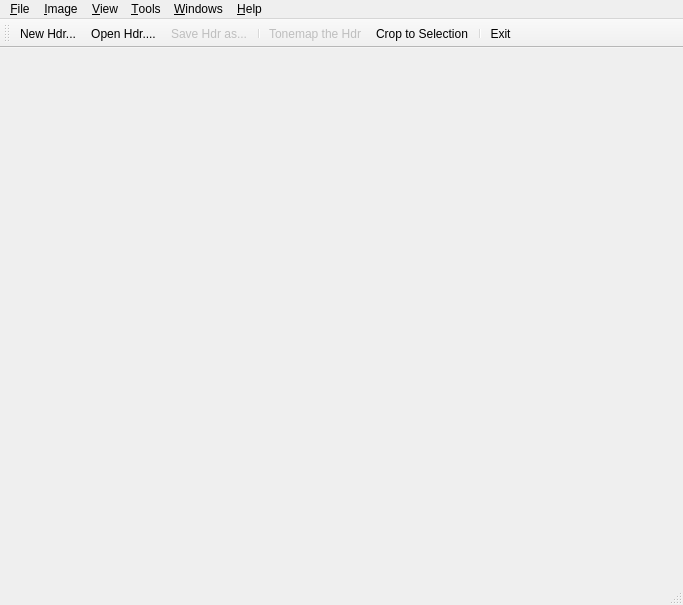
<ui version="4.0" >
 <class>MainGui</class>
 <widget class="QMainWindow" name="MainGui" >
  <property name="geometry" >
   <rect>
    <x>0</x>
    <y>0</y>
    <width>683</width>
    <height>605</height>
   </rect>
  </property>
  <property name="windowTitle" >
   <string>Qtpfsgui</string>
  </property>
  <property name="windowIcon" >
   <iconset resource="../icons.qrc" >
    <normaloff>:/new/prefix1/images/qtpfsgui.png</normaloff>:/new/prefix1/images/qtpfsgui.png</iconset>
  </property>
  <property name="toolButtonStyle" >
   <enum>Qt::ToolButtonTextUnderIcon</enum>
  </property>
  <widget class="QWidget" name="centralwidget" />
  <widget class="QMenuBar" name="menubar" >
   <property name="geometry" >
    <rect>
     <x>0</x>
     <y>0</y>
     <width>683</width>
     <height>31</height>
    </rect>
   </property>
   <widget class="QMenu" name="menuSettings" >
    <property name="title" >
     <string>&amp;Tools</string>
    </property>
    <addaction name="OptionsAction" />
    <addaction name="separator" />
    <addaction name="Transplant_Exif_Data_action" />
    <addaction name="actionBatch_Tone_Mapping" />
   </widget>
   <widget class="QMenu" name="menuHelp" >
    <property name="title" >
     <string>&amp;Help</string>
    </property>
    <addaction name="documentationAction" />
    <addaction name="actionWhat_s_This" />
    <addaction name="separator" />
    <addaction name="actionAbout_Qtpfsgui" />
    <addaction name="actionAbout_Qt" />
   </widget>
   <widget class="QMenu" name="menuWindows" >
    <property name="title" >
     <string>&amp;Windows</string>
    </property>
   </widget>
   <widget class="QMenu" name="menuView" >
    <property name="title" >
     <string>&amp;View</string>
    </property>
    <widget class="QMenu" name="menuHDR_Histogram" >
     <property name="enabled" >
      <bool>false</bool>
     </property>
     <property name="title" >
      <string>Hdr &amp;Histogram</string>
     </property>
     <addaction name="Fit_to_dynamic_range" />
     <addaction name="Low_dynamic_range" />
     <addaction name="Shrink_dynamic_range" />
     <addaction name="Extend_dynamic_range" />
     <addaction name="Decrease_exposure" />
     <addaction name="Increase_exposure" />
    </widget>
    <widget class="QMenu" name="menuToolbars" >
     <property name="title" >
      <string>&amp;Toolbars</string>
     </property>
     <addaction name="actionText_Under_Icons" />
     <addaction name="actionIcons_Only" />
     <addaction name="actionText_Alongside_Icons" />
     <addaction name="actionText_Only" />
     <addaction name="separator" />
    </widget>
    <addaction name="fitToWindowAct" />
    <addaction name="normalSizeAct" />
    <addaction name="zoomInAct" />
    <addaction name="zoomOutAct" />
    <addaction name="menuHDR_Histogram" />
    <addaction name="separator" />
    <addaction name="menuToolbars" />
   </widget>
   <widget class="QMenu" name="menuFile" >
    <property name="title" >
     <string>&amp;File</string>
    </property>
    <addaction name="fileNewAction" />
    <addaction name="fileOpenAction" />
    <addaction name="fileSaveAsAction" />
    <addaction name="actionSave_Hdr_Preview" />
    <addaction name="separator" />
    <addaction name="fileExitAction" />
   </widget>
   <widget class="QMenu" name="menuImage" >
    <property name="title" >
     <string>&amp;Image</string>
    </property>
    <addaction name="rotateccw" />
    <addaction name="rotatecw" />
    <addaction name="separator" />
    <addaction name="action_Projective_Transformation" />
    <addaction name="actionResizeHDR" />
    <addaction name="separator" />
    <addaction name="TonemapAction" />
   </widget>
   <addaction name="menuFile" />
   <addaction name="menuImage" />
   <addaction name="menuView" />
   <addaction name="menuSettings" />
   <addaction name="menuWindows" />
   <addaction name="menuHelp" />
  </widget>
  <widget class="QStatusBar" name="statusbar" />
  <widget class="QToolBar" name="toolBar" >
   <property name="windowTitle" >
    <string>Common operations</string>
   </property>
   <property name="orientation" >
    <enum>Qt::Horizontal</enum>
   </property>
   <property name="toolButtonStyle" >
    <enum>Qt::ToolButtonTextUnderIcon</enum>
   </property>
   <attribute name="toolBarArea" >
    <enum>TopToolBarArea</enum>
   </attribute>
   <attribute name="toolBarBreak" >
    <bool>false</bool>
   </attribute>
   <addaction name="fileNewAction" />
   <addaction name="fileOpenAction" />
   <addaction name="fileSaveAsAction" />
   <addaction name="separator" />
   <addaction name="TonemapAction" />
   <addaction name="cropToSelectionAction" />
   <addaction name="separator" />
   <addaction name="fileExitAction" />
  </widget>
  <action name="fileNewAction" >
   <property name="icon" >
    <iconset resource="../icons.qrc" >
     <normaloff>:/new/prefix1/images/newfile.png</normaloff>:/new/prefix1/images/newfile.png</iconset>
   </property>
   <property name="text" >
    <string>&amp;New Hdr...</string>
   </property>
   <property name="iconText" >
    <string>New Hdr...</string>
   </property>
   <property name="toolTip" >
    <string>Create an Hdr from a set of JPEGs or RAWs, or 8 or 16 bit TIFF files</string>
   </property>
   <property name="statusTip" >
    <string>Create an Hdr from a set of JPEGs or RAWs, or 8 or 16 bit TIFF files.</string>
   </property>
   <property name="whatsThis" >
    <string>Create an Hdr from a set of JPEGs or RAWs, or 8 or 16 bit TIFF files.</string>
   </property>
   <property name="shortcut" >
    <string>Ctrl+N</string>
   </property>
  </action>
  <action name="fileOpenAction" >
   <property name="icon" >
    <iconset resource="../icons.qrc" >
     <normaloff>:/new/prefix1/images/fileopen.png</normaloff>:/new/prefix1/images/fileopen.png</iconset>
   </property>
   <property name="text" >
    <string>&amp;Open Hdr...</string>
   </property>
   <property name="iconText" >
    <string>Open Hdr....</string>
   </property>
   <property name="toolTip" >
    <string>Load an existing Hdr image file (OpenEXR, Radiance RGBE, PFS stream, RAW or TIFF)</string>
   </property>
   <property name="statusTip" >
    <string>Load an existing Hdr image file (OpenEXR, Radiance RGBE, PFS stream, RAW or TIFF).</string>
   </property>
   <property name="whatsThis" >
    <string>Load an existing Hdr image file (OpenEXR, Radiance RGBE, PFS stream, RAW or TIFF).</string>
   </property>
   <property name="shortcut" >
    <string>Ctrl+O</string>
   </property>
  </action>
  <action name="fileSaveAsAction" >
   <property name="enabled" >
    <bool>false</bool>
   </property>
   <property name="icon" >
    <iconset resource="../icons.qrc" >
     <normaloff>:/new/prefix1/images/filesave.png</normaloff>:/new/prefix1/images/filesave.png</iconset>
   </property>
   <property name="text" >
    <string>&amp;Save Hdr as...</string>
   </property>
   <property name="iconText" >
    <string>Save Hdr as...</string>
   </property>
   <property name="toolTip" >
    <string>Saves the Hdr (OpenEXR, Radiance RGBE, PFS stream, or 32bit or LogLuv TIFF)</string>
   </property>
   <property name="statusTip" >
    <string>Saves the Hdr (OpenEXR, Radiance RGBE, PFS stream, or 32bit or LogLuv TIFF)</string>
   </property>
   <property name="whatsThis" >
    <string>Saves the Hdr (OpenEXR, Radiance RGBE, PFS stream, or 32bit or LogLuv TIFF)</string>
   </property>
   <property name="shortcut" >
    <string>Ctrl+S</string>
   </property>
  </action>
  <action name="TonemapAction" >
   <property name="checkable" >
    <bool>false</bool>
   </property>
   <property name="checked" >
    <bool>false</bool>
   </property>
   <property name="enabled" >
    <bool>false</bool>
   </property>
   <property name="icon" >
    <iconset resource="../icons.qrc" >
     <normaloff>:/new/prefix1/images/tonemap.png</normaloff>:/new/prefix1/images/tonemap.png</iconset>
   </property>
   <property name="text" >
    <string>&amp;Tonemap the Hdr...</string>
   </property>
   <property name="iconText" >
    <string>Tonemap the Hdr</string>
   </property>
   <property name="toolTip" >
    <string>Tonemap the Hdr into a common LDR (i.e. JPEG or PNG) format</string>
   </property>
   <property name="statusTip" >
    <string>Tonemap the Hdr into a common LDR (i.e. JPEG or PNG) format</string>
   </property>
   <property name="whatsThis" >
    <string>Tonemap the Hdr into a common LDR (i.e. JPEG or PNG) format</string>
   </property>
   <property name="shortcut" >
    <string>Ctrl+T</string>
   </property>
  </action>
  <action name="fileExitAction" >
   <property name="icon" >
    <iconset resource="../icons.qrc" >
     <normaloff>:/new/prefix1/images/exit.png</normaloff>:/new/prefix1/images/exit.png</iconset>
   </property>
   <property name="text" >
    <string>&amp;Exit</string>
   </property>
   <property name="toolTip" >
    <string>Exit</string>
   </property>
   <property name="statusTip" >
    <string>Exit</string>
   </property>
   <property name="whatsThis" >
    <string>Exit</string>
   </property>
   <property name="shortcut" >
    <string>Ctrl+Q</string>
   </property>
  </action>
  <action name="rotateccw" >
   <property name="enabled" >
    <bool>false</bool>
   </property>
   <property name="icon" >
    <iconset resource="../icons.qrc" >
     <normaloff>:/new/prefix1/images/rotate_left.png</normaloff>:/new/prefix1/images/rotate_left.png</iconset>
   </property>
   <property name="text" >
    <string>Rotate C&amp;ounterClockWise</string>
   </property>
   <property name="iconText" >
    <string>Rotate CounterClockWise</string>
   </property>
   <property name="toolTip" >
    <string>Rotate Counterclockwise the Hdr</string>
   </property>
   <property name="statusTip" >
    <string>Rotate Counterclockwise the Hdr</string>
   </property>
   <property name="whatsThis" >
    <string>Rotate Counterclockwise the Hdr</string>
   </property>
   <property name="shortcut" >
    <string>&lt;</string>
   </property>
  </action>
  <action name="rotatecw" >
   <property name="enabled" >
    <bool>false</bool>
   </property>
   <property name="icon" >
    <iconset resource="../icons.qrc" >
     <normaloff>:/new/prefix1/images/rotate_right.png</normaloff>:/new/prefix1/images/rotate_right.png</iconset>
   </property>
   <property name="text" >
    <string>Rotate C&amp;lockWise</string>
   </property>
   <property name="iconText" >
    <string>Rotate ClockWise</string>
   </property>
   <property name="toolTip" >
    <string>Rotate ClockWise the Hdr</string>
   </property>
   <property name="statusTip" >
    <string>Rotate ClockWise the Hdr</string>
   </property>
   <property name="whatsThis" >
    <string>Rotate ClockWise the Hdr</string>
   </property>
   <property name="shortcut" >
    <string>></string>
   </property>
  </action>
  <action name="Low_dynamic_range" >
   <property name="enabled" >
    <bool>false</bool>
   </property>
   <property name="text" >
    <string>Low Dynamic Range</string>
   </property>
   <property name="shortcut" >
    <string>L</string>
   </property>
  </action>
  <action name="Fit_to_dynamic_range" >
   <property name="enabled" >
    <bool>false</bool>
   </property>
   <property name="text" >
    <string>Fit to Dynamic Range</string>
   </property>
   <property name="shortcut" >
    <string>\</string>
   </property>
  </action>
  <action name="Shrink_dynamic_range" >
   <property name="enabled" >
    <bool>false</bool>
   </property>
   <property name="text" >
    <string>Shrink Dynamic Range</string>
   </property>
   <property name="shortcut" >
    <string>[</string>
   </property>
  </action>
  <action name="Extend_dynamic_range" >
   <property name="enabled" >
    <bool>false</bool>
   </property>
   <property name="text" >
    <string>Extend Dynamic Range</string>
   </property>
   <property name="shortcut" >
    <string>]</string>
   </property>
  </action>
  <action name="Decrease_exposure" >
   <property name="enabled" >
    <bool>false</bool>
   </property>
   <property name="text" >
    <string>Decrease Exposure</string>
   </property>
   <property name="shortcut" >
    <string>0</string>
   </property>
  </action>
  <action name="Increase_exposure" >
   <property name="enabled" >
    <bool>false</bool>
   </property>
   <property name="text" >
    <string>&amp;Increase Exposure</string>
   </property>
   <property name="shortcut" >
    <string>9</string>
   </property>
  </action>
  <action name="documentationAction" >
   <property name="icon" >
    <iconset resource="../icons.qrc" >
     <normaloff>:/new/prefix1/images/help.png</normaloff>:/new/prefix1/images/help.png</iconset>
   </property>
   <property name="text" >
    <string>&amp;Documentation...</string>
   </property>
   <property name="iconText" >
    <string>About...</string>
   </property>
   <property name="toolTip" >
    <string>Show Qtpfsgui Help</string>
   </property>
   <property name="statusTip" >
    <string>Show Qtpfsgui Help</string>
   </property>
   <property name="whatsThis" >
    <string>Show Qtpfsgui Help</string>
   </property>
   <property name="shortcut" >
    <string>Ctrl+H</string>
   </property>
  </action>
  <action name="normalSizeAct" >
   <property name="enabled" >
    <bool>false</bool>
   </property>
   <property name="icon" >
    <iconset resource="../icons.qrc" >
     <normaloff>:/new/prefix1/images/viewmag1.png</normaloff>:/new/prefix1/images/viewmag1.png</iconset>
   </property>
   <property name="text" >
    <string>&amp;Normal Size</string>
   </property>
   <property name="toolTip" >
    <string>View Hdr at Normal Size</string>
   </property>
   <property name="statusTip" >
    <string>View Hdr at Normal Size</string>
   </property>
   <property name="whatsThis" >
    <string>View Hdr at Normal Size</string>
   </property>
   <property name="shortcut" >
    <string>O</string>
   </property>
  </action>
  <action name="zoomInAct" >
   <property name="enabled" >
    <bool>false</bool>
   </property>
   <property name="icon" >
    <iconset resource="../icons.qrc" >
     <normaloff>:/new/prefix1/images/viewmag_inc.png</normaloff>:/new/prefix1/images/viewmag_inc.png</iconset>
   </property>
   <property name="text" >
    <string>Zoom &amp;In</string>
   </property>
   <property name="statusTip" >
    <string>Zoom In</string>
   </property>
   <property name="whatsThis" >
    <string>Zoom In</string>
   </property>
   <property name="shortcut" >
    <string>+</string>
   </property>
  </action>
  <action name="zoomOutAct" >
   <property name="enabled" >
    <bool>false</bool>
   </property>
   <property name="icon" >
    <iconset resource="../icons.qrc" >
     <normaloff>:/new/prefix1/images/viewmag_dec.png</normaloff>:/new/prefix1/images/viewmag_dec.png</iconset>
   </property>
   <property name="text" >
    <string>Zoom &amp;Out</string>
   </property>
   <property name="statusTip" >
    <string>Zoom Out</string>
   </property>
   <property name="whatsThis" >
    <string>Zoom Out</string>
   </property>
   <property name="shortcut" >
    <string>-</string>
   </property>
  </action>
  <action name="fitToWindowAct" >
   <property name="checkable" >
    <bool>true</bool>
   </property>
   <property name="enabled" >
    <bool>false</bool>
   </property>
   <property name="icon" >
    <iconset resource="../icons.qrc" >
     <normaloff>:/new/prefix1/images/viewmagfit.png</normaloff>:/new/prefix1/images/viewmagfit.png</iconset>
   </property>
   <property name="text" >
    <string>&amp;Fit to Window</string>
   </property>
   <property name="statusTip" >
    <string>Shrink the Hdr to fit its containing window</string>
   </property>
   <property name="whatsThis" >
    <string>Shrink the Hdr to fit its containing window</string>
   </property>
   <property name="shortcut" >
    <string>W</string>
   </property>
  </action>
  <action name="OptionsAction" >
   <property name="icon" >
    <iconset resource="../icons.qrc" >
     <normaloff>:/new/prefix1/images/options.png</normaloff>:/new/prefix1/images/options.png</iconset>
   </property>
   <property name="text" >
    <string>&amp;Preferences...</string>
   </property>
   <property name="iconText" >
    <string>Qtpfsgui Options</string>
   </property>
   <property name="toolTip" >
    <string>Set the various options of Qtpfsgui</string>
   </property>
   <property name="statusTip" >
    <string>Set the various options of Qtpfsgui.</string>
   </property>
   <property name="whatsThis" >
    <string>Set the various options of Qtpfsgui.</string>
   </property>
   <property name="shortcut" >
    <string>Ctrl+P</string>
   </property>
  </action>
  <action name="actionResizeHDR" >
   <property name="enabled" >
    <bool>false</bool>
   </property>
   <property name="icon" >
    <iconset resource="../icons.qrc" >
     <normaloff>:/new/prefix1/images/scale.png</normaloff>:/new/prefix1/images/scale.png</iconset>
   </property>
   <property name="text" >
    <string>&amp;Resize the Hdr...</string>
   </property>
   <property name="iconText" >
    <string>Resize the Hdr</string>
   </property>
   <property name="toolTip" >
    <string>Resize (shrink or expand) the Hdr</string>
   </property>
   <property name="statusTip" >
    <string>Resize (shrink or expand) the Hdr</string>
   </property>
   <property name="whatsThis" >
    <string>Resize (shrink or expand) the Hdr</string>
   </property>
   <property name="shortcut" >
    <string>Ctrl+R</string>
   </property>
  </action>
  <action name="Transplant_Exif_Data_action" >
   <property name="icon" >
    <iconset resource="../icons.qrc" >
     <normaloff>:/new/prefix1/images/copyexif.png</normaloff>:/new/prefix1/images/copyexif.png</iconset>
   </property>
   <property name="text" >
    <string>Copy &amp;Exif Data...</string>
   </property>
   <property name="iconText" >
    <string>Copy Exif Data</string>
   </property>
   <property name="toolTip" >
    <string>Copy Exif Data between two set of files</string>
   </property>
   <property name="statusTip" >
    <string>Copy Exif Data between two set of files</string>
   </property>
   <property name="whatsThis" >
    <string>Copy Exif Data between two set of files</string>
   </property>
   <property name="shortcut" >
    <string>Ctrl+E</string>
   </property>
  </action>
  <action name="actionAlign_Images" >
   <property name="enabled" >
    <bool>false</bool>
   </property>
   <property name="text" >
    <string>&amp;Align Images...</string>
   </property>
   <property name="toolTip" >
    <string>WORK IN PROGRESS</string>
   </property>
   <property name="statusTip" >
    <string>WORK IN PROGRESS</string>
   </property>
   <property name="whatsThis" >
    <string>WORK IN PROGRESS</string>
   </property>
  </action>
  <action name="actionAbout_Qt" >
   <property name="text" >
    <string>&amp;About Qt</string>
   </property>
  </action>
  <action name="actionTile" >
   <property name="text" >
    <string>&amp;Tile</string>
   </property>
  </action>
  <action name="actionCascade" >
   <property name="text" >
    <string>&amp;Cascade</string>
   </property>
   <property name="iconText" >
    <string>Cascade</string>
   </property>
   <property name="toolTip" >
    <string>Cascade</string>
   </property>
  </action>
  <action name="actionToolbars" >
   <property name="text" >
    <string>Toolbars</string>
   </property>
  </action>
  <action name="actionText_Under_Icons" >
   <property name="checkable" >
    <bool>true</bool>
   </property>
   <property name="text" >
    <string>Text &amp;Under Icons</string>
   </property>
  </action>
  <action name="actionIcons_Only" >
   <property name="checkable" >
    <bool>true</bool>
   </property>
   <property name="text" >
    <string>&amp;Icons Only</string>
   </property>
  </action>
  <action name="actionText_Only" >
   <property name="checkable" >
    <bool>true</bool>
   </property>
   <property name="text" >
    <string>&amp;Text Only</string>
   </property>
  </action>
  <action name="actionText_Alongside_Icons" >
   <property name="checkable" >
    <bool>true</bool>
   </property>
   <property name="text" >
    <string>Text &amp;Alongside Icons</string>
   </property>
  </action>
  <action name="actionBatch_Tone_Mapping" >
   <property name="text" >
    <string>&amp;Batch Tone Mapping...</string>
   </property>
   <property name="shortcut" >
    <string>Ctrl+B</string>
   </property>
  </action>
  <action name="actionWhat_s_This" >
   <property name="icon" >
    <iconset resource="../icons.qrc" >
     <normaloff>:/new/prefix1/images/whatsthis.png</normaloff>:/new/prefix1/images/whatsthis.png</iconset>
   </property>
   <property name="text" >
    <string>&amp;What's This?</string>
   </property>
   <property name="toolTip" >
    <string>Get information about the graphical elements</string>
   </property>
   <property name="shortcut" >
    <string>Shift+F1</string>
   </property>
  </action>
  <action name="actionAbout_Qtpfsgui" >
   <property name="text" >
    <string>About &amp;Qtpfsgui</string>
   </property>
  </action>
  <action name="actionSave_Hdr_Preview" >
   <property name="enabled" >
    <bool>false</bool>
   </property>
   <property name="text" >
    <string>Save Hdr &amp;Preview...</string>
   </property>
   <property name="toolTip" >
    <string>Save the current Hdr Preview to a Ldr file.</string>
   </property>
   <property name="statusTip" >
    <string>Save the current Hdr Preview to a Ldr file.</string>
   </property>
   <property name="whatsThis" >
    <string>Save the current Hdr Preview to a Ldr file.</string>
   </property>
  </action>
  <action name="action_Projective_Transformation" >
   <property name="enabled" >
    <bool>false</bool>
   </property>
   <property name="text" >
    <string>&amp;Projective Transformation...</string>
   </property>
   <property name="toolTip" >
    <string>Apply a projective transformation to the current Hdr.</string>
   </property>
   <property name="statusTip" >
    <string>Apply a projective transformation to the current Hdr.</string>
   </property>
   <property name="whatsThis" >
    <string>Apply a projective transformation to the current Hdr.</string>
   </property>
  </action>
  <action name="cropToSelectionAction" >
   <property name="icon" >
    <iconset resource="../icons.qrc" >
     <normaloff>:/new/prefix1/images/crop.png</normaloff>:/new/prefix1/images/crop.png</iconset>
   </property>
   <property name="text" >
    <string>&amp;Crop</string>
   </property>
   <property name="iconText" >
    <string>Crop to Selection</string>
   </property>
   <property name="toolTip" >
    <string>Crop Image to Selection</string>
   </property>
  </action>
 </widget>
 <resources>
  <include location="../icons.qrc" />
 </resources>
 <connections/>
</ui>
